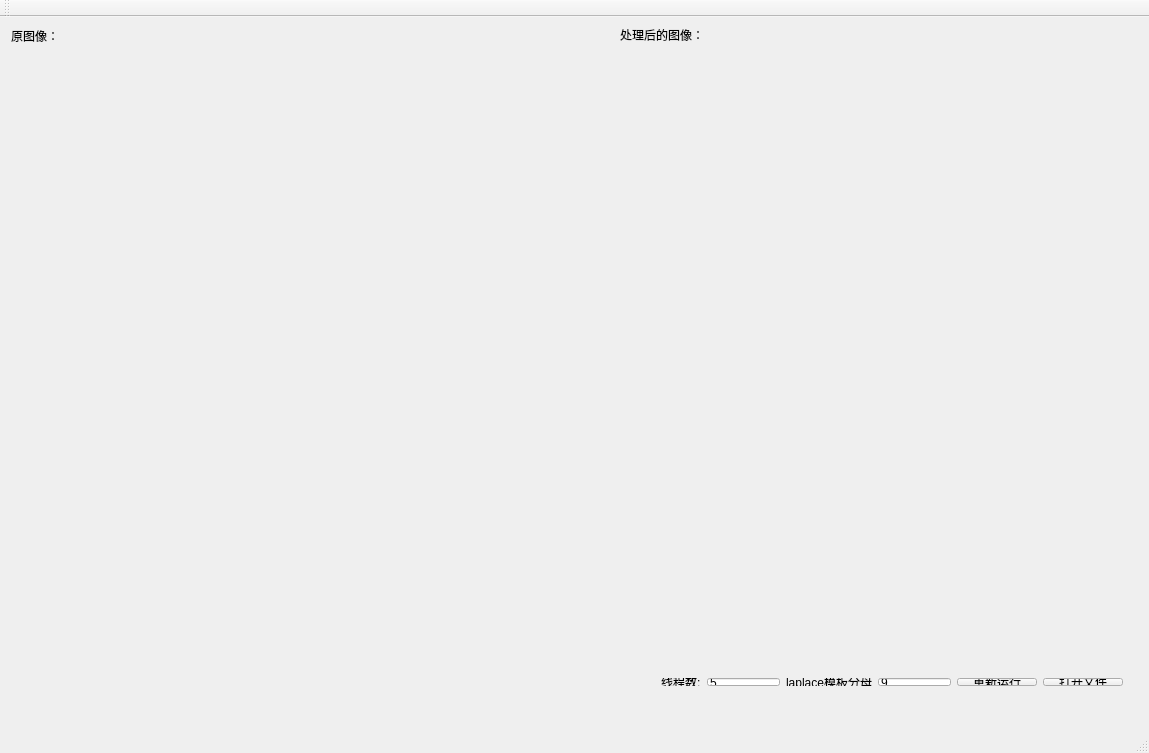
<?xml version="1.0" encoding="UTF-8"?>
<ui version="4.0">
 <class>MainWindow</class>
 <widget class="QMainWindow" name="MainWindow">
  <property name="geometry">
   <rect>
    <x>0</x>
    <y>0</y>
    <width>1149</width>
    <height>753</height>
   </rect>
  </property>
  <property name="windowTitle">
   <string>MainWindow</string>
  </property>
  <widget class="QWidget" name="centralWidget">
   <widget class="QLabel" name="label_3">
    <property name="geometry">
     <rect>
      <x>11</x>
      <y>11</y>
      <width>60</width>
      <height>16</height>
     </rect>
    </property>
    <property name="text">
     <string>原图像：</string>
    </property>
   </widget>
   <widget class="QLabel" name="label_4">
    <property name="geometry">
     <rect>
      <x>620</x>
      <y>10</y>
      <width>105</width>
      <height>16</height>
     </rect>
    </property>
    <property name="text">
     <string>处理后的图像：</string>
    </property>
   </widget>
   <widget class="QWidget" name="horizontalLayoutWidget">
    <property name="geometry">
     <rect>
      <x>30</x>
      <y>30</y>
      <width>1101</width>
      <height>591</height>
     </rect>
    </property>
    <layout class="QHBoxLayout" name="horizontalLayout">
     <item>
      <widget class="QLabel" name="label">
       <property name="text">
        <string/>
       </property>
       <property name="scaledContents">
        <bool>false</bool>
       </property>
       <property name="buddy">
        <cstring>label</cstring>
       </property>
      </widget>
     </item>
     <item>
      <widget class="QLabel" name="label_2">
       <property name="text">
        <string/>
       </property>
       <property name="scaledContents">
        <bool>true</bool>
       </property>
      </widget>
     </item>
    </layout>
   </widget>
   <widget class="QWidget" name="layoutWidget">
    <property name="geometry">
     <rect>
      <x>650</x>
      <y>650</y>
      <width>484</width>
      <height>30</height>
     </rect>
    </property>
    <layout class="QHBoxLayout" name="horizontalLayout_2">
     <item>
      <widget class="QLabel" name="label_5">
       <property name="text">
        <string>线程数:</string>
       </property>
      </widget>
     </item>
     <item>
      <widget class="QLineEdit" name="lineEdit">
       <property name="text">
        <string>5</string>
       </property>
      </widget>
     </item>
     <item>
      <widget class="QLabel" name="label_6">
       <property name="text">
        <string>laplace模板分母</string>
       </property>
      </widget>
     </item>
     <item>
      <widget class="QLineEdit" name="lineEdit_2">
       <property name="enabled">
        <bool>true</bool>
       </property>
       <property name="text">
        <string>9</string>
       </property>
      </widget>
     </item>
     <item>
      <widget class="QPushButton" name="pushButton_2">
       <property name="text">
        <string>重新运行</string>
       </property>
      </widget>
     </item>
     <item>
      <widget class="QPushButton" name="pushButton">
       <property name="text">
        <string>打开文件</string>
       </property>
      </widget>
     </item>
    </layout>
   </widget>
  </widget>
  <widget class="QMenuBar" name="menuBar">
   <property name="geometry">
    <rect>
     <x>0</x>
     <y>0</y>
     <width>1149</width>
     <height>26</height>
    </rect>
   </property>
  </widget>
  <widget class="QToolBar" name="mainToolBar">
   <attribute name="toolBarArea">
    <enum>TopToolBarArea</enum>
   </attribute>
   <attribute name="toolBarBreak">
    <bool>false</bool>
   </attribute>
  </widget>
  <widget class="QStatusBar" name="statusBar"/>
 </widget>
 <layoutdefault spacing="6" margin="11"/>
 <resources/>
 <connections>
  <connection>
   <sender>pushButton</sender>
   <signal>clicked()</signal>
   <receiver>MainWindow</receiver>
   <slot>on_btn_files_clicked()</slot>
   <hints>
    <hint type="sourcelabel">
     <x>1089</x>
     <y>707</y>
    </hint>
    <hint type="destinationlabel">
     <x>672</x>
     <y>559</y>
    </hint>
   </hints>
  </connection>
  <connection>
   <sender>pushButton_2</sender>
   <signal>clicked()</signal>
   <receiver>MainWindow</receiver>
   <slot>on_btn_process()</slot>
   <hints>
    <hint type="sourcelabel">
     <x>970</x>
     <y>703</y>
    </hint>
    <hint type="destinationlabel">
     <x>548</x>
     <y>660</y>
    </hint>
   </hints>
  </connection>
  <connection>
   <sender>lineEdit</sender>
   <signal>textEdited(QString)</signal>
   <receiver>MainWindow</receiver>
   <slot>on_lineEdit(QString)</slot>
   <hints>
    <hint type="sourcelabel">
     <x>715</x>
     <y>702</y>
    </hint>
    <hint type="destinationlabel">
     <x>177</x>
     <y>684</y>
    </hint>
   </hints>
  </connection>
  <connection>
   <sender>lineEdit_2</sender>
   <signal>textEdited(QString)</signal>
   <receiver>MainWindow</receiver>
   <slot>on_lineEdit_2(QString)</slot>
   <hints>
    <hint type="sourcelabel">
     <x>900</x>
     <y>702</y>
    </hint>
    <hint type="destinationlabel">
     <x>353</x>
     <y>713</y>
    </hint>
   </hints>
  </connection>
 </connections>
 <slots>
  <slot>on_btn_files_clicked()</slot>
  <slot>on_btn_process()</slot>
  <slot>on_lineEdit(QString)</slot>
  <slot>on_lineEdit_2(QString)</slot>
 </slots>
</ui>
